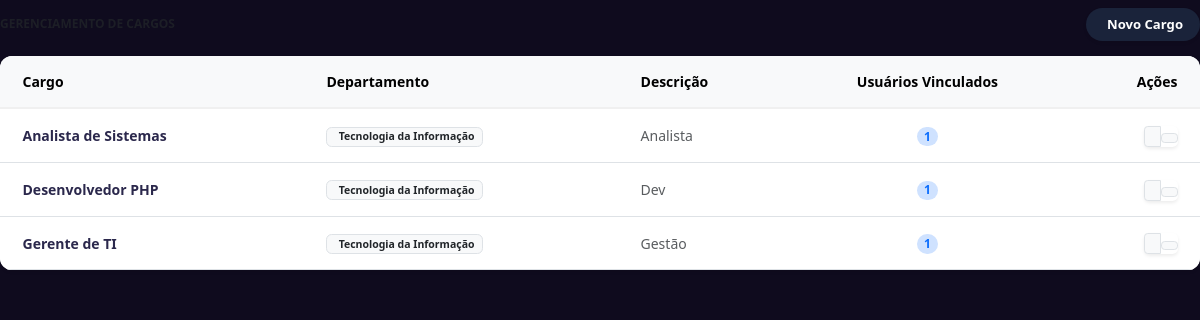
Page /cargos (signed in) on the committed database.
### tables this page shows
CREATE TABLE cargos (
    id_cargo INT UNSIGNED NOT NULL AUTO_INCREMENT,
    nome VARCHAR(100) NOT NULL,
    descricao TEXT,
    id_departamento INT UNSIGNED,
    created_at TIMESTAMP NOT NULL DEFAULT CURRENT_TIMESTAMP,
    updated_at TIMESTAMP NOT NULL DEFAULT CURRENT_TIMESTAMP ON UPDATE CURRENT_TIMESTAMP,
    PRIMARY KEY (id_cargo),
    CONSTRAINT fk_cargo_dept FOREIGN KEY (id_departamento) REFERENCES departamentos (id_departamento) ON DELETE SET NULL ON UPDATE CASCADE
);

CREATE TABLE departamentos (
    id_departamento INT UNSIGNED NOT NULL AUTO_INCREMENT,
    nome VARCHAR(100) NOT NULL,
    descricao TEXT,
    created_at TIMESTAMP NOT NULL DEFAULT CURRENT_TIMESTAMP,
    updated_at TIMESTAMP NOT NULL DEFAULT CURRENT_TIMESTAMP ON UPDATE CURRENT_TIMESTAMP,
    PRIMARY KEY (id_departamento),
    UNIQUE KEY uq_dept_nome (nome)
);

### controllers/CargoController.php (called while the page is built, shortened)
<?php
require_once ROOT_PATH . '/models/Cargo.php';
class CargoController
{
    private Cargo $model;
    public function __construct()
    {
        $this->model     = new Cargo();
    }
    public function index(): void
    {
        $filtros = [];
        $cargos        = $this->model->listar($filtros);
        require ROOT_PATH . '/views/cargos/index.php';
    }
}

### config/database.php (called while the page is built, shortened)
<?php
class Database {
    private static ?PDO $instance = null;
    public static function getConnection(): PDO {
        if (self::$instance === null) {
            try {
                $dsn = "mysql:host=" . DB_HOST . ";dbname=" . DB_NAME . ";charset=utf8mb4";
                self::$instance = new PDO($dsn, DB_USER, DB_PASS, [
                    PDO::ATTR_ERRMODE => PDO::ERRMODE_EXCEPTION,
                    PDO::ATTR_DEFAULT_FETCH_MODE => PDO::FETCH_ASSOC
                ]);
            } catch (PDOException $e) {
                die("Erro crítico de conexão: " . $e->getMessage());
            }
        }
        return self::$instance;
    }
}

### models/Cargo.php (called while the page is built, shortened)
<?php
require_once ROOT_PATH . '/config/database.php';
class Cargo
{
    private PDO $db;
    public function __construct()
    {
        $this->db = Database::getConnection();
    }
    public function listar(array $filtros = []): array
    {
        $sql = "SELECT c.*,
                       d.nome AS departamento_nome,
                       COUNT(u.id_usuario) AS total_usuarios
                FROM cargos c
                LEFT JOIN departamentos d ON c.id_departamento = d.id_departamento
                LEFT JOIN usuarios      u ON u.id_cargo = c.id_cargo AND u.ativo = 1
                WHERE 1=1";
        $params = [];
        $sql .= " GROUP BY c.id_cargo ORDER BY d.nome ASC, c.nome ASC";
        $stmt = $this->db->prepare($sql);
        $stmt->execute($params);
        return $stmt->fetchAll();
    }
}

### views/cargos/index.php (the view, shortened to what this page needs)
<?php require_once ROOT_PATH . '/views/layouts/header.php'; ?>
<div class="d-flex justify-content-between align-items-center mb-3 mt-2">
    <h6 class="m-0 text-muted fw-bold text-uppercase" style="font-size: 12px;">Gerenciamento de Cargos</h6>
    <a href="<?= BASE_URL ?>/cargos/criar" class="btn btn-sm text-white fw-semibold shadow-sm" style="background-color: var(--brand-color); border-radius: 20px; padding: 6px 16px;">
        <i class="fa-solid fa-plus me-1"></i> Novo Cargo
    </a>
</div>
<div class="card-premium shadow-sm border-0" style="border-radius: 12px; overflow: hidden; background: #fff;">
    <div class="card-body p-0">
        <div class="table-responsive">
            <table class="table align-middle m-0 table-hover" style="font-size: 14px;">
                <thead class="table-light text-secondary" style="border-bottom: 2px solid #f0f0f0;">
                    <tr>
                        <th class="ps-4 py-3 fw-semibold">Cargo</th>
                        <th class="py-3 fw-semibold">Departamento</th>
                        <th class="py-3 fw-semibold">Descrição</th>
                        <th class="py-3 fw-semibold text-center">Usuários Vinculados</th>
                        <th class="pe-4 py-3 fw-semibold text-end">Ações</th>
                    </tr>
                </thead>
                <tbody>
                    <?php if (empty($cargos)): ?>
                        <tr>
                            <td colspan="5" class="text-center py-5 text-muted">
                                <i class="fa-solid fa-briefcase fs-2 mb-2 text-light"></i>
                                <p class="mb-0">Nenhum cargo cadastrado no sistema.</p>
                            </td>
                        </tr>
                    <?php else: ?>
                        <?php foreach ($cargos as $c): ?>
                        <tr style="transition: all 0.2s;">
                            <td class="ps-4 py-3 fw-bold" style="color: #2b284c;">
                                <?= htmlspecialchars($c['nome']) ?>
                            </td>
                            <td class="py-3">
                                <?php if ($c['departamento_nome']): ?>
                                    <span class="badge bg-light text-dark border px-2 py-1">
                                        <i class="fa-solid fa-building text-secondary me-1"></i> <?= htmlspecialchars($c['departamento_nome']) ?>
                                    </span>
                                <?php else: ?>
                                    <span class="text-muted fst-italic" style="font-size: 12px;">Sem departamento</span>
                                <?php endif; ?>
                            </td>
                            <td class="py-3 text-muted" style="max-width: 250px; white-space: nowrap; overflow: hidden; text-overflow: ellipsis;">
                                <?= htmlspecialchars($c['descricao'] ?? '—') ?>
                            </td>
                            <td class="py-3 text-center">
                                <?php $temUsuarios = $c['total_usuarios'] > 0; ?>
                                <span class="badge rounded-pill <?= $temUsuarios ? 'bg-primary-subtle text-primary' : 'bg-secondary-subtle text-secondary' ?> px-2 py-1" style="font-size: 12px; font-weight: bold;">
                                    <?= (int)$c['total_usuarios'] ?>
                                </span>
                            </td>
                            <td class="pe-4 py-3 text-end">
                                <div class="btn-group shadow-sm">
                                    <a href="<?= BASE_URL ?>/cargos/<?= $c['id_cargo'] ?>/editar" class="btn btn-light btn-sm border text-secondary" title="Editar">
                                    </a>
                                    <form method="POST" action="<?= BASE_URL ?>/cargos/<?= $c['id_cargo'] ?>/excluir" class="d-inline" onsubmit="return confirm('Tem certeza que deseja excluir este cargo?');">
                                        <button type="submit" class="btn btn-light btn-sm border text-danger" title="Excluir">
                                        </button>
                                    </form>
                                </div>
                            </td>
                        </tr>
                        <?php endforeach; ?>
                    <?php endif; ?>
                </tbody>
            </table>
        </div>
    </div>
</div>
<?php require_once ROOT_PATH . '/views/layouts/footer.php'; ?>

### index.php (shortened to what this page needs)
<?php
$url    = trim($_GET['url'] ?? 'login', '/');
$parts  = explode('/', $url);
$route  = $parts[0] ?? 'login';
$id     = isset($parts[1]) && is_numeric($parts[1]) ? (int) $parts[1] : 0;
switch ($route) {
    case 'cargos':
        require_once 'controllers/CargoController.php';
        $c = new CargoController();
        if ($id && $action === 'editar') {
            $method === 'POST' ? $c->update($id) : $c->edit($id);
        } elseif ($id && $action === 'excluir') {
            $c->destroy($id);
        } elseif ($id) {
            $c->show($id);
        } elseif ($url === 'cargos/criar') {
            $method === 'POST' ? $c->store() : $c->create();
        } else {
            $c->index();
        }
        break;
}

### views/layouts/header.php (shortened to what this page needs)
<!DOCTYPE html>
<html lang="pt-BR">
<head>
    <link rel="stylesheet" href="https://cdn.jsdelivr.net/npm/bootstrap@5.3.0/dist/css/bootstrap.min.css">
    <link rel="stylesheet" href="https://cdn.jsdelivr.net/npm/bootstrap-icons@1.11.0/font/bootstrap-icons.css">
    <link rel="stylesheet" href="<?= BASE_URL ?>/public/css/gestiq-dashboard.css">
</head>
<body>

### views/layouts/footer.php (shortened to what this page needs)
</body>
</html>

### public/css/gestiq-dashboard.css (style rules this page uses)
:root { --c-purple: #7C3AED; --c-purple-light: #A78BFA; --c-purple-dark: #5B21B6; --c-magenta: #DB2777; --c-magenta-light: #F472B6; --c-violet: #9333EA; --bg-base: #0f0b1e; --bg-surface: #17112e; --bg-card: #1e1840; --bg-hover: #251e4a; --bg-input: #120e28; --sidebar-w: 260px; --sidebar-bg: #130f27; --sidebar-border: rgba(124,58,237,.15); --t-primary: #f1f0ff; --t-secondary: #94a3b8; --t-muted: #64748b; --t-link: #a78bfa; --c-success: #10B981; --c-warning: #F59E0B; --c-danger: #EF4444; --c-info: #38BDF8; --radius: 12px; --radius-sm: 8px; --radius-lg: 16px; --shadow: 0 4px 24px rgba(0,0,0,.35); --shadow-lg: 0 8px 40px rgba(0,0,0,.5); --trans: .18s ease; }
*, *::before, *::after { box-sizing: border-box; margin: 0; padding: 0; }
html { font-size: 15px; }
body { font-family: 'DM Sans', 'Segoe UI', sans-serif; background: var(--bg-base); color: var(--t-primary); min-height: 100vh; overflow-x: hidden; }
a { color: var(--t-link); text-decoration: none; }

### views/layouts/header.php (style rules this page uses)
:root { --brand-color: #1a233a; }
[style*="background-color: var(--brand-color)"], [style*="background: var(--brand-color)"] { color: #ffffff !important; }

### rows in the picture
cargos: nome "Analista de Sistemas", id_departamento.nome "Tecnologia da Informação", descricao "Analista", total_usuarios "1"
cargos: nome "Desenvolvedor PHP", id_departamento.nome "Tecnologia da Informação", descricao "Dev", total_usuarios "1"
cargos: nome "Gerente de TI", id_departamento.nome "Tecnologia da Informação", descricao "Gestão", total_usuarios "1"
